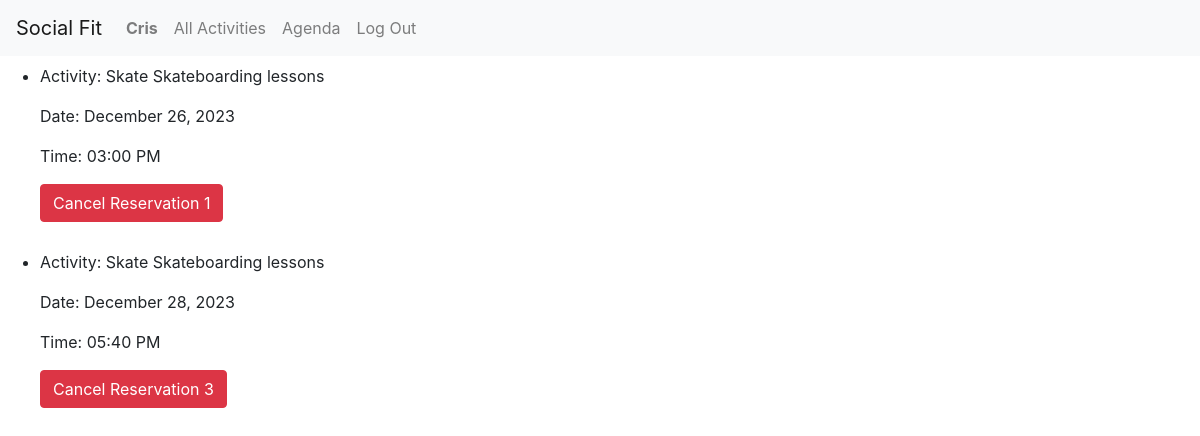
/agenda/ (signed in), run on an earlier commit of the app's database.
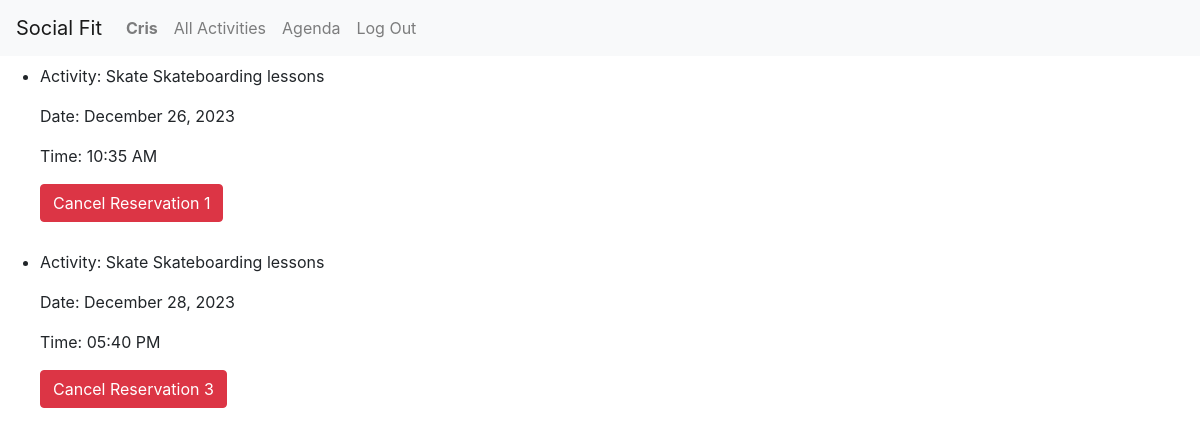
And on a later commit of the database.
### booking/models.py (models this page shows, shortened)
class ActivityReservation(models.Model):
    user = models.ForeignKey(User, on_delete=models.CASCADE)
    schedule = models.ForeignKey(ActivitySchedule, on_delete=models.CASCADE)
    timestamp = models.DateTimeField(null=True, default=timezone.now)
    def __str__(self):
        return f"{self.timestamp} {self.user} {self.timestamp}"

class ActivitySchedule(models.Model):
    activity = models.ForeignKey(Activity, on_delete=models.CASCADE)
    instructor = models.ForeignKey(User, on_delete=models.CASCADE, related_name='instructor_activities')
    date = models.DateTimeField(null=True)
    capacity = models.IntegerField(null=True)
    cost = models.IntegerField(null=True)
    description = models.TextField(null=True)
    active = models.BooleanField(default=True)
    reservations = models.ManyToManyField(User, through='ActivityReservation')

class Activity(models.Model):
    created_by = models.ForeignKey(User, on_delete=models.CASCADE, related_name='activity_owner')
    name = models.CharField(max_length=30)
    description = models.TextField()
    image = models.ImageField(upload_to = 'images/')
    active = models.BooleanField(default=True)
    def __str__(self):
        return f"{self.name} {self.description}"

### booking/views.py (the view, shortened to what this page needs)
# urls.py: path('agenda/', views.see_agenda, name='agenda'),
def see_agenda(request):
    current_user = request.user
    agendas = ActivityReservation.objects.filter(user=current_user)
    message = None
    id = 0
    print(agendas)
    id_int = int(id)
    print(id_int)
    print(agendas[0].schedule.id)
    print(id_int == agendas[1].schedule.id)
    return render(request, 'booking/agenda.html', {'agendas': agendas, 'message': message, 'id': id_int})

### booking/models.py (called while the page is built)
    def __str__(self):
        return f"{self.username}"

### booking/templates/booking/agenda.html (shortened to what this page needs)
{% extends "booking/layout.html" %}
{% block body %}
    <ul>
        {% for agenda in agendas %}
        <li style="margin-bottom: 20px;">
            <div>
                <p>Activity: {{ agenda.schedule.activity }}</p>
                <p>Date: {{ agenda.schedule.date|date:"F j, Y" }}</p>
                <p>Time: {{ agenda.schedule.date|time:"h:i A" }}</p>
            </div>
            <form method="POST">
                <button type="submit" name="action" value="cancel" class="btn btn-danger mb-2">Cancel Reservation {{ agenda.schedule.id}}</button>
            </form>
        </li>
        {% endfor %}
    </ul>
{% endblock %}

What changed in the data, as far as the page shows it:
changed through a linked row, ActivityReservation "December 26, 2023": schedule "03:00 PM" → "10:35 AM"
